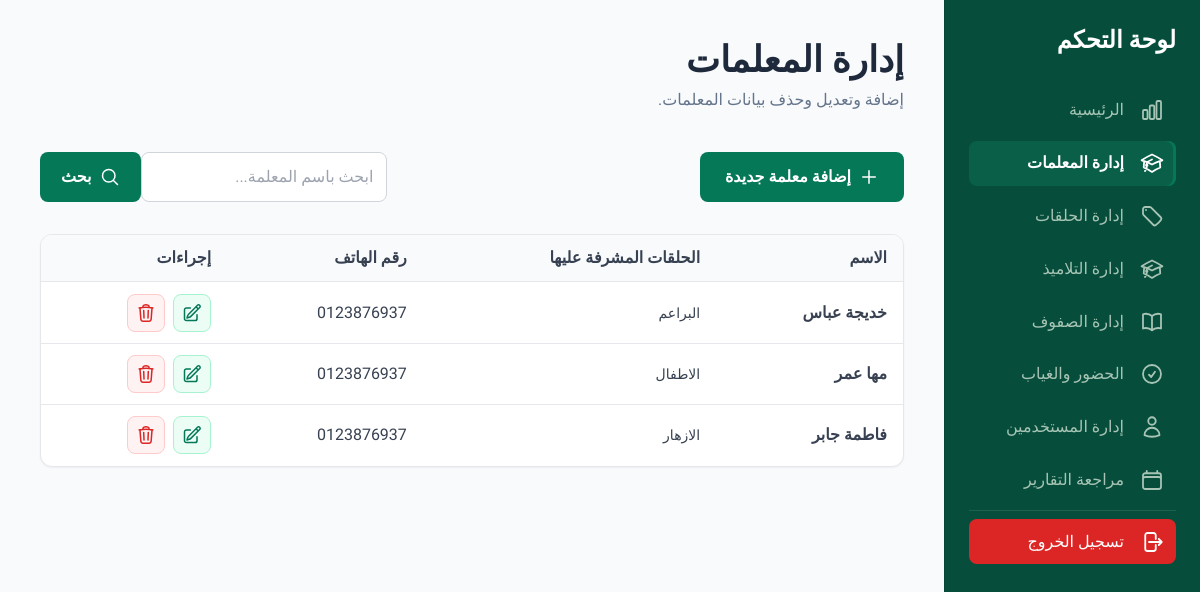
Screenshot of /administration/teacher_list/ (signed in) with the database file from the repository.
### teachers/models.py (models this page shows, shortened)
class Teacher(models.Model):
    name=models.CharField(max_length=100,blank=False,null=False)
    tel=models.CharField(max_length=10,blank=True,null=True)
    email=models.EmailField()
    address=models.CharField(max_length=100,blank=True,null=True)
    user_name=models.OneToOneField(User,on_delete=models.SET_NULL,blank=True,null=True)

### halaqs/models.py (models this page shows, shortened)
class Halaqa(models.Model):
    name =models.CharField(max_length=50,blank=False,null=False)
    res_teacher=models.ForeignKey('teachers.Teacher',on_delete=models.SET_NULL,null=True,blank=True)
    course=models.CharField(max_length=50,blank=False,null=False)
    notes=models.TextField(blank=True,null=True)

### administration/views.py (the view)
# urls.py: path('teacher_list/' ,superuser_required(TeacherList.as_view()),name='teacher_list'),
class TeacherList(ListView):
    model=Teacher
    template_name='administration/teacher_manage.html'
    context_object_name='teachers'
    def get_queryset(self):
        query=super().get_queryset()
        if self.request.GET.get('q'):
            name=self.request.GET.get('q').rstrip()
            query=query.filter(name__icontains=name)
        return query

### templates/administration/teacher_manage.html (shortened to what this page needs)
{% extends 'administration/s_base.html' %}
{% load static %}
{% block content %}
<main class="p-6 md:p-10">
    <header class="hidden md:block mb-10">
        <h1 class="text-3xl md:text-4xl font-black">إدارة المعلمات</h1>
        <p class="text-slate-500 mt-2">إضافة وتعديل وحذف بيانات المعلمات.</p>
    </header>
    <div class="flex flex-col md:flex-row md:justify-between md:items-center mb-8 gap-4">
        <a href="{% url 'administration:add_teacher' %}" class="btn btn-primary w-full md:w-auto px-6 py-3 text-center flex items-center justify-center gap-2">
            {% include 'partials/icons/plus.svg' with icon_class='h-5 w-5' only %}
            إضافة معلمة جديدة
        </a>
        <form method="GET" action="" class="w-full md:w-auto md:max-w-sm">
            <div class="flex">
                <input type="text" name="q" placeholder="ابحث باسم المعلمة..."
                       class="input"
                       value="{{ request.GET.q }}">
                <button type="submit"
                        class="btn btn-primary px-5 py-3 rounded-e-lg flex items-center gap-2">
                    {% include 'partials/icons/magnifying-glass.svg' with icon_class='h-5 w-5' only %}
                    بحث
                </button>
            </div>
        </form>
    </div>
    <div class="table-wrap overflow-x-auto hidden md:block">
        <table class="table">
            <thead>
                <tr>
                    <th>الاسم</th>
                    <th>الحلقات المشرفة عليها</th>
                    <th>رقم الهاتف</th>
                    <th>إجراءات</th>
                </tr>
            </thead>
            <tbody class="divide-y divide-slate-200">
                {% for teacher in teachers %}
                <tr>
                    <td class="p-4 font-semibold">{{ teacher.name }}</td>
                    <td class="p-4 text-sm">
                        {% for halaqa in teacher.halaqa_set.all %}
                            {{ halaqa.name }}{% if not forloop.last %}, {% endif %}
                        {% empty %}
                            <span class="text-slate-500">لا توجد</span>
                        {% endfor %}
                    </td>
                    <td class="p-4 text-slate-600">{{ teacher.tel|default:"-" }}</td>
                    <td class="p-4">
                        <div class="flex items-center gap-2">
                            <a href="{% url 'administration:edit_teacher' teacher.id %}" aria-label="تعديل المعلمة" title="تعديل" class="p-2 rounded-lg bg-emerald-50 text-emerald-700 border border-emerald-200 hover:bg-emerald-100 transition">
                                {% include 'partials/icons/pencil-square.svg' with icon_class='h-5 w-5' only %}
                            </a>
                            <a href="{% url 'administration:delete_teacher' teacher.id %}" aria-label="حذف المعلمة" title="حذف" class="p-2 rounded-lg bg-red-50 text-red-600 border border-red-200 hover:bg-red-100 transition">
                                {% include 'partials/icons/trash.svg' with icon_class='h-5 w-5' only %}
                            </a>
                        </div>
                    </td>
                </tr>
                {% empty %}
                <tr>
                    <td colspan="4" class="p-0">
                        {% include 'partials/_empty_state.html' with title='لا يوجد معلمات' subtitle='لم يتم تسجيل أي معلمة في النظام حتى الآن.' icon='partials/icons/users.svg' %}
                    </td>
                </tr>
                {% endfor %}
            </tbody>
        </table>
    </div>
</main>
{% endblock %}

### templates/partials/icons/pencil-square.svg
<svg xmlns="http://www.w3.org/2000/svg" fill="none" viewBox="0 0 24 24" stroke-width="1.8" stroke="currentColor" aria-hidden="true" class="{{ icon_class|default:'h-6 w-6' }}">
  <path stroke-linecap="round" stroke-linejoin="round" d="M16.862 4.487l1.687-1.688a1.875 1.875 0 112.652 2.652L10.582 16.07a4.5 4.5 0 01-1.897 1.13L6 18l.8-2.685a4.5 4.5 0 011.13-1.897l8.932-8.931zm0 0L19.5 7.125M18 14v4.75A2.25 2.25 0 0115.75 21H5.25A2.25 2.25 0 013 18.75V8.25A2.25 2.25 0 015.25 6H10" />
</svg>

### templates/partials/icons/trash.svg
<svg xmlns="http://www.w3.org/2000/svg" fill="none" viewBox="0 0 24 24" stroke-width="1.8" stroke="currentColor" aria-hidden="true" class="{{ icon_class|default:'h-6 w-6' }}">
  <path stroke-linecap="round" stroke-linejoin="round" d="M14.74 9l-.346 9m-4.788 0L9.26 9m9.968-3.21c.342.052.682.107 1.022.166m-1.022-.165L18.16 19.673a2.25 2.25 0 01-2.244 2.077H8.084a2.25 2.25 0 01-2.244-2.077L4.772 5.79m14.456 0a48.108 48.108 0 00-3.478-.397m-12 .562c.34-.059.68-.114 1.022-.165m0 0a48.11 48.11 0 013.478-.397m7.5 0v-.916c0-1.18-.91-2.164-2.09-2.201a51.964 51.964 0 00-3.32 0c-1.18.037-2.09 1.022-2.09 2.201v.916m7.5 0a48.667 48.667 0 00-7.5 0" />
</svg>

### static/css/style.css (style rules this page uses)
:root { --bg: #f8fafc; --surface: #ffffff; --surface-2: #f8fafc; --border: #e5e7eb; --text-1: #0f172a; --text-2: #374151; --text-3: #6b7280; --accent: #047857; --accent-hover: #064e3b; --accent-soft: #ecfdf5; --danger: #dc2626; --danger-hover: #b91c1c; --chrome: #064e3b; --chrome-hover: #0a5f48; --chrome-text: #a7c4b5; --chrome-heading: #ffffff; --chrome-divider: rgba(255, 255, 255, 0.08); }
body { background: var(--bg); color: var(--text-1); }
.btn { display: inline-block; font-weight: 700; line-height: 1.5; border-radius: 8px; padding: 0.55rem 1.4rem; border: 1px solid transparent; cursor: pointer; text-align: center; }
.btn-primary { background: var(--accent); color: #fff; }
.table-wrap { background: var(--surface); border: 1px solid var(--border); border-radius: 12px; box-shadow: 0 1px 2px rgba(15, 23, 42, 0.05); overflow: hidden; }
.input, .select, .textarea { width: 100%; background: var(--surface); border: 1px solid #d1d5db; border-radius: 8px; padding: 0.55rem 0.75rem; color: var(--text-1); }
.table { width: 100%; text-align: right; border-collapse: collapse; }
.table th { background: var(--surface-2); color: var(--text-2); font-weight: 700; text-align: right; padding: 0.7rem 1rem; border-bottom: 1px solid var(--border); white-space: nowrap; }
.table td { padding: 0.7rem 1rem; border-bottom: 1px solid var(--border); color: var(--text-2); }
.table tbody tr:last-child td { border-bottom: none; }

### rows the page displays
Teacher: name "خديجة عباس", tel "0123876937"
Halaqa: name "البراعم"
Teacher: name "مها عمر", tel "0123876937"
Halaqa: name "الاطفال"
Teacher: name "فاطمة جابر", tel "0123876937"
Halaqa: name "الازهار"

### other values shown
{{ label }} "الرئيسية إدارة المعلمات إدارة الحلقات إدارة التلاميذ إدارة الصفوف الحضور والغياب إدارة المستخدمين مراجعة التقارير تسجيل الخروج"
